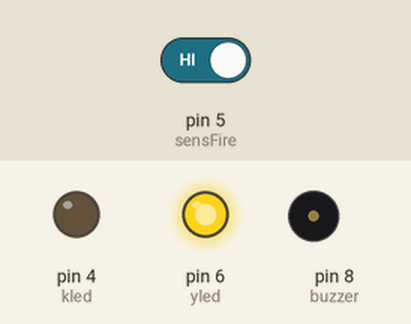
A sketch run on a simulated Arduino Uno, built with avr-gcc and run on an emulated ATmega328P. Shown: output pins drawn as LEDs (lit = HIGH), buzzer (waves = sounding, pin HIGH). Inputs (shaded band) come from the test bench; at power-on: pin 5 (sensFire) HIGH.

Above: at 1.2 s.
1.3 s: pin 5 (sensFire) driven LOW
At 2.6 s:
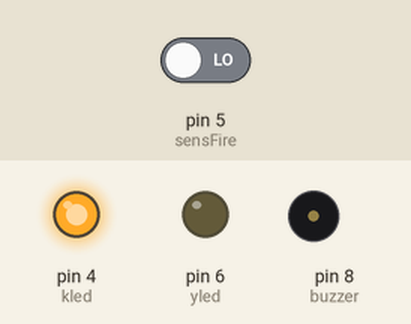
At 12.6 s:
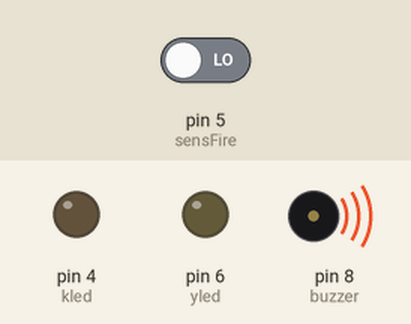
Timing chart, 0 to 25.3 s (numbered marks = the images above; inputs shaded):
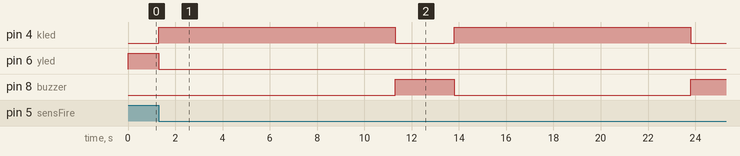

The sketch:

sulama_arduino.ino
```cpp
int yled=6;
int kled=4;
int buzzer=8;
int sensFire=5;

bool bilgi;


void setup(){
  pinMode(yled,OUTPUT);
  pinMode(kled,OUTPUT);
  pinMode(buzzer,OUTPUT);
  pinMode(sensFire,INPUT);

}


void loop (){
 bilgi=digitalRead(sensFire);
 if(bilgi==0){
  digitalWrite(yled,0);
  digitalWrite(kled,1);
  digitalWrite(buzzer,0);
  delay (10000);
  digitalWrite(kled,0);
  digitalWrite(buzzer,1);
  delay (2500);
}
else{
  digitalWrite(yled,1);
  digitalWrite(kled,0);
  digitalWrite(buzzer,0);
}
}
```

Measured:
- after the input at 1.3 s, pin 4 (kled): alternates HIGH for 10.0 s and LOW for 2.5 s, starting at once; pin 6 (yled): HIGH → LOW at once; pin 8 (buzzer): LOW → HIGH after 10.0 s, → LOW 2.5 s later, → HIGH 10.0 s later
